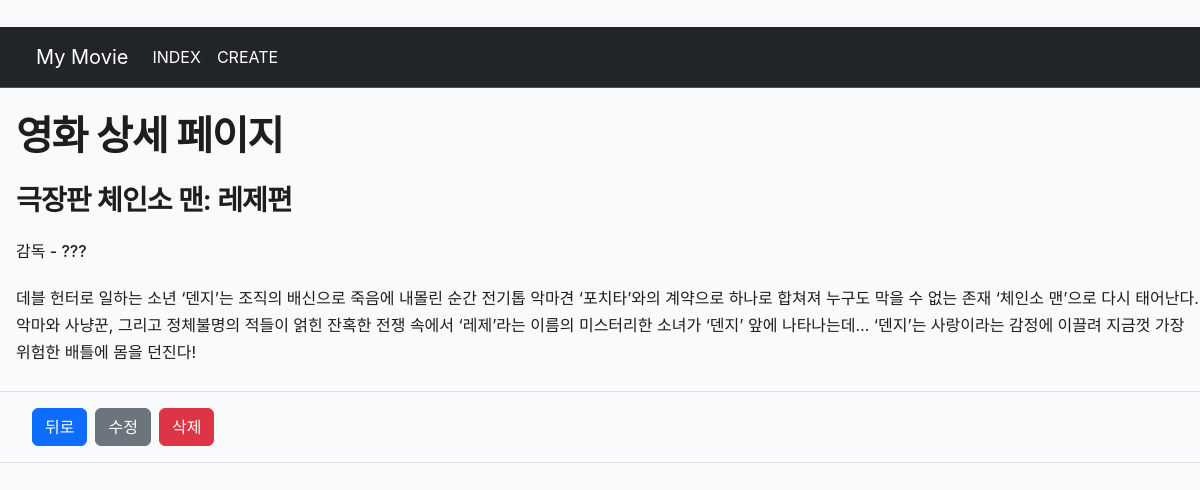
Page /movies/12/ on the committed database.
### movies/models.py (models this page shows)
class Movie(models.Model):
    title = models.TextField()
    story = models.TextField()
    director = models.TextField()

### movies/views.py (the view)
# urls.py: path("<int:id>/", views.detail, name="detail"),
def detail(request, id):
    movie = get_object_or_404(Movie, id=id)
    context = {
        'movie': movie,
    }
    return render(request, "movies/detail.html", context)

### movies/templates/movies/detail.html (shortened to what this page needs)
﻿{% extends "base.html" %}
{% block content %}
    <h1 class='my-4 ms-3'>영화 상세 페이지</h1>
    <h3 class='my-4 ms-3'>{{ movie.title }}</h3>
    <h6 class='my-4 ms-3'>감독 - {{ movie.director }}</h6>
    <p class='my-4 ms-3'>{{ movie.story }}</p>
    <div class='border-top border-bottom'>
    <div class="d-flex gap-2 ms-3 mb-3 mt-3">
        <a href="{% url 'movies:index' %}" class="ms-3 my-0">
          <button class="btn btn-primary">뒤로</button>
        </a>
        <a href="{% url 'movies:update' movie.id %}" class='my-0'>
            <button class="btn btn-secondary">수정</button>
        </a>
        <form action="{% url 'movies:delete' movie.id %}" method="POST" class='my-0'>
            <button class="btn btn-danger">삭제</button>
        </form>
    </div>
    </div>
{% endblock content %}

### layout/base.html (style rules this page uses)
body { font-family: 'Pretendard', -apple-system, BlinkMacSystemFont, system-ui, Roboto, 'Helvetica Neue', sans-serif; color: #1e1e1e; background-color: #f9fafb; line-height: 1.7; }
h1, h2, h3, .card-title { font-weight: 600; letter-spacing: -0.03em; }

### rows in the picture
Movie: title "극장판 체인소 맨: 레제편", director "???", story "데블 헌터로 일하는 소년 ‘덴지’는 조직의 배신으로 죽음에 내몰린 순간 전기톱 악마견 ‘포치타’와의 계약으로 하나로 합쳐져 누구도 막을 수 없는 존재 ‘체인소 맨’으로 다시 태어난다. 악마와 사냥꾼, 그리고 정체불명의 적들이 얽힌 잔혹한 전쟁 속에서 ‘레제’라는 이름의 미스터리한 소녀가 ‘덴지’ 앞에 나타나는데… ‘덴지’는 사랑이라는 감정에 이끌려 지금껏 가장 위험한 배틀에 몸을 던진다!"
